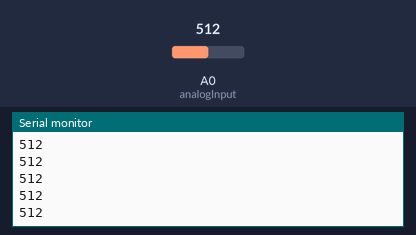
Recording of a sketch running on a simulated Arduino Uno, built with avr-gcc and run on an emulated ATmega328P. On the bench: the last lines printed to the serial monitor. The inputs (shaded band) are chosen by the test bench; at power-on: A0 (analogInput) = 512.

Above: at 1.2 s.
1.3 s: A0 (analogInput) set to 716
At 1.31 s:
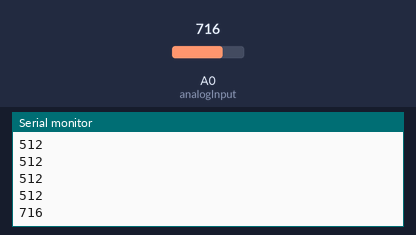
2.8 s: A0 (analogInput) set to 900
At 2.81 s:
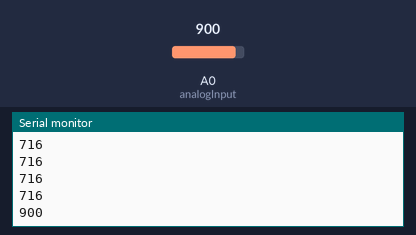
Timing chart, 0 to 5.8 s (numbered marks = the images above; inputs shaded):
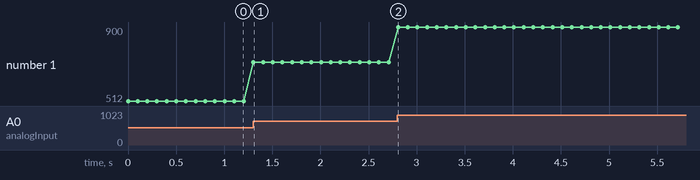

The sketch:

BarGraphArduino.ino
```cpp
// reads analog input from the five inputs from your arduino board
// and sends it out via serial

// variables for input pins and
int analogInput=A0;

// variable to store the value
int value;

void setup()
{
  // declaration of pin modes

    pinMode(analogInput, INPUT);


  // begin sending over serial port
  Serial.begin(9600);
}

void loop()
{
  // read the value on analog input

    value = analogRead(analogInput);


  // print out value over the serial port


    Serial.println(value);


  // wait for a bit to not overload the port
  delay(100);
}
```

Measured:
- after the input at 1.3 s, the serial monitor: prints a new line at once (image 1)
- after the input at 2.8 s, the serial monitor: prints a new line at once (image 2)
- plotted number 1: 512 → 716 after the input at 1.3 s, 716 → 900 after the input at 2.8 s
